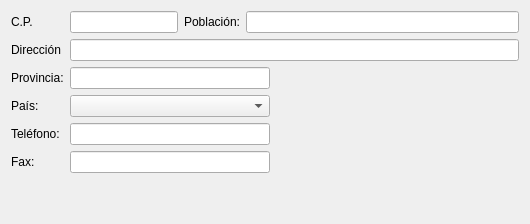
         <widget class="QWidget" name="tabAlmacen">
          <attribute name="title">
           <string>Dirección almacén</string>
          </attribute>
          <layout class="QGridLayout" name="gridLayout_8">
           <item row="0" column="0">
            <widget class="QLabel" name="label_12">
             <property name="text">
              <string>C.P.</string>
             </property>
            </widget>
           </item>
           <item row="0" column="1">
            <layout class="QHBoxLayout" name="horizontalLayout_9">
             <item>
              <widget class="QLineEdit" name="txtcp_almacen">
               <property name="maximumSize">
                <size>
                 <width>200</width>
                 <height>16777215</height>
                </size>
               </property>
              </widget>
             </item>
             <item>
              <widget class="QLabel" name="label_42">
               <property name="text">
                <string>Población:</string>
               </property>
              </widget>
             </item>
             <item>
              <widget class="QLineEdit" name="txtpoblacion_almacen">
               <property name="minimumSize">
                <size>
                 <width>273</width>
                 <height>0</height>
                </size>
               </property>
              </widget>
             </item>
            </layout>
           </item>
           <item row="1" column="0">
            <widget class="QLabel" name="label_10">
             <property name="text">
              <string>Dirección</string>
             </property>
            </widget>
           </item>
           <item row="1" column="1">
            <widget class="QLineEdit" name="txtdireccion_almacen"/>
           </item>
           <item row="2" column="0">
            <widget class="QLabel" name="label_43">
             <property name="text">
              <string>Provincia:</string>
             </property>
            </widget>
           </item>
           <item row="2" column="1">
            <widget class="QLineEdit" name="txtprovinciaAmacen">
             <property name="maximumSize">
              <size>
               <width>200</width>
               <height>16777215</height>
              </size>
             </property>
            </widget>
           </item>
           <item row="3" column="0">
            <widget class="QLabel" name="label_44">
             <property name="text">
              <string>País:</string>
             </property>
             <property name="alignment">
              <set>Qt::AlignLeading|Qt::AlignLeft|Qt::AlignVCenter</set>
             </property>
            </widget>
           </item>
           <item row="3" column="1">
            <widget class="QComboBox" name="txtpaisAlmacen">
             <property name="maximumSize">
              <size>
               <width>200</width>
               <height>16777215</height>
              </size>
             </property>
            </widget>
           </item>
           <item row="4" column="0">
            <widget class="QLabel" name="label_45">
             <property name="text">
              <string>Teléfono:</string>
             </property>
            </widget>
           </item>
           <item row="4" column="1">
            <widget class="QLineEdit" name="txttelefono_almacen">
             <property name="maximumSize">
              <size>
               <width>200</width>
               <height>16777215</height>
              </size>
             </property>
            </widget>
           </item>
           <item row="5" column="0">
            <widget class="QLabel" name="label_46">
             <property name="text">
              <string>Fax:</string>
             </property>
            </widget>
           </item>
           <item row="5" column="1">
            <widget class="QLineEdit" name="txtfax_almacen">
             <property name="maximumSize">
              <size>
               <width>200</width>
               <height>16777215</height>
              </size>
             </property>
            </widget>
           </item>
           <item row="6" column="0">
            <spacer name="verticalSpacer">
             <property name="orientation">
              <enum>Qt::Vertical</enum>
             </property>
             <property name="sizeHint" stdset="0">
              <size>
               <width>20</width>
               <height>40</height>
              </size>
             </property>
            </spacer>
           </item>
          </layout>
         </widget>
